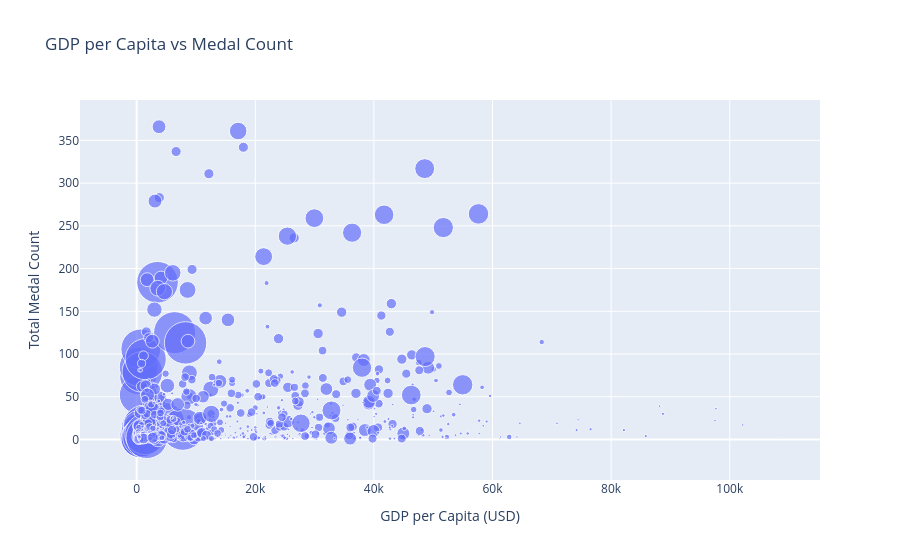

Write notebook code for a chart like this one.
### Markdown cell above
### 6.1 GDP vs medals

### Code cell
medals_df = olympics[
    olympics["medal"].notna() &
    olympics["gdp_per_capita"].notna() &
    olympics["population"].notna()
].copy()

country_medals = (
    medals_df.groupby(["country", "gdp_per_capita", "population"])
    .size()
    .reset_index(name="medal_count")
)

fig = px.scatter(
    country_medals,
    x="gdp_per_capita",
    y="medal_count",
    size="population",              
    hover_name="country",
    title="GDP per Capita vs Medal Count",
    labels={
        "gdp_per_capita": "GDP per Capita (USD)",
        "medal_count": "Total Medal Count",
        "population": "Population"
    },
    size_max=30 # max bubble size            
)

fig.show()

### Figure 1 — Plotly figure (JSON) as saved in the notebook; plotly's stock layout.template omitted (floating-point values rounded to 4 significant figures; data arrays with more than 128 entries replaced by an {"elided": "..."} marker saying what was removed)
{"data": [{"hovertemplate": "<b>%{hovertext}</b><br><br>GDP per Capita (USD)=%{x}<br>Total Medal Count=%{y}<br>Population=%{marker.size}<extra></extra>", "hovertext": {"elided": "981 str values"}, "legendgroup": "", "marker": {"color": "#636efa", "size": {"elided": "981 float values"}, "sizemode": "area", "sizeref": 1531850, "symbol": "circle"}, "mode": "markers", "name": "", "orientation": "v", "showlegend": false, "type": "scatter", "x": {"elided": "981 float values"}, "xaxis": "x", "y": {"elided": "981 int values"}, "yaxis": "y"}], "layout": {"legend": {"itemsizing": "constant", "tracegroupgap": 0}, "title": {"text": "GDP per Capita vs Medal Count"}, "xaxis": {"anchor": "y", "domain": [0, 1], "title": {"text": "GDP per Capita (USD)"}}, "yaxis": {"anchor": "x", "domain": [0, 1], "title": {"text": "Total Medal Count"}}}}
